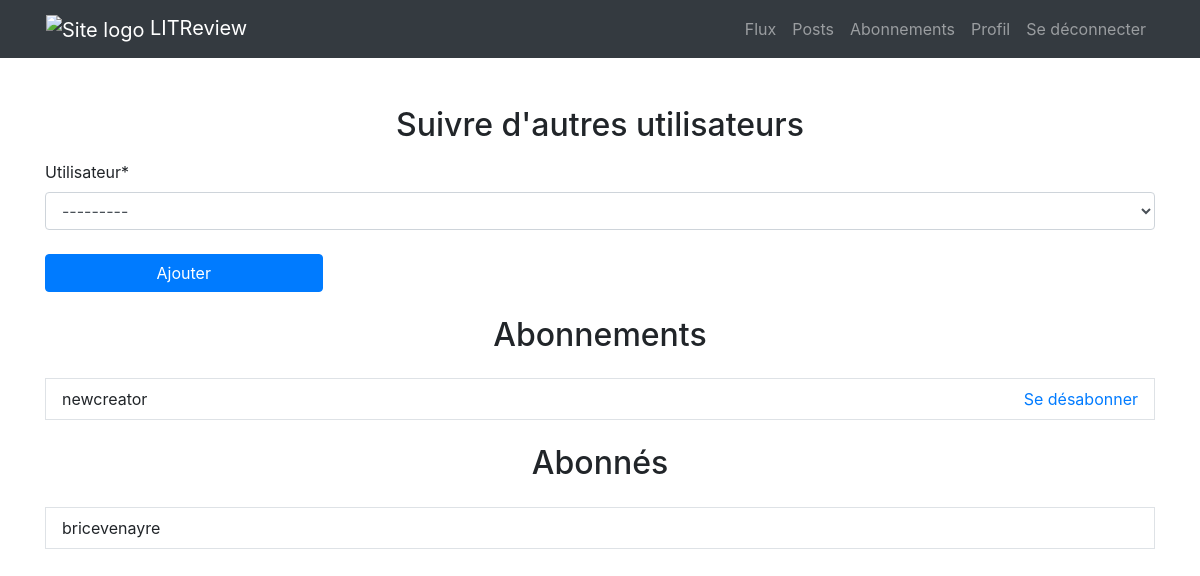
The page /subscriptions/ (signed in) on the database as committed earlier.
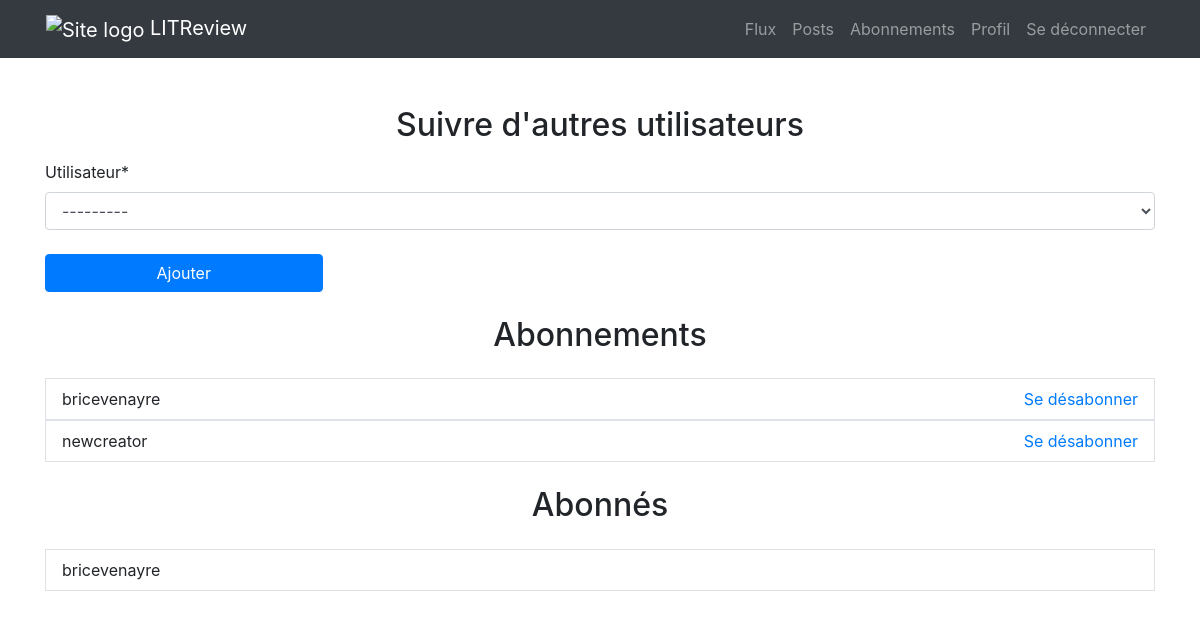
The same page on the database as committed later.
### apps/subscriptions/models.py (models this page shows)
class UserFollows(models.Model):
    user = models.ForeignKey(
        to=settings.AUTH_USER_MODEL, on_delete=models.CASCADE, related_name="following"
    )
    followed_user = models.ForeignKey(
        to=settings.AUTH_USER_MODEL,
        on_delete=models.CASCADE,
        related_name="followed_by",
        verbose_name="Utilisateur",
    )
    class Meta:
        unique_together = (
            "user",
            "followed_user",
        )
        verbose_name = "Abonné"

### apps/accounts/models.py (models this page shows)
class CustomUser(AbstractUser):
    pass

### apps/subscriptions/views.py (the view, shortened to what this page needs)
# urls.py: path("", SubscriptionCreate.as_view(), name="followers"),
@method_decorator(login_required, name='dispatch')
class SubscriptionCreate(CreateView):
    template_name = "subscriptions/followers.html"
    success_url = reverse_lazy("subscriptions:followers")
    form_class = SubscriptionForm
    def get_form_kwargs(self):
        kwargs = super(SubscriptionCreate, self).get_form_kwargs()
        kwargs['user'] = self.request.user
        return kwargs
    def get_context_data(self, **kwargs):
        context = super(SubscriptionCreate, self).get_context_data(**kwargs)
        subscriptions = UserFollows.objects.filter(user=self.request.user)
        followed_subscriptions = UserFollows.objects.filter(followed_user=self.request.user)
        context['subscriptions'] = subscriptions
        context['followed_subscriptions'] = followed_subscriptions
        return context

### apps/subscriptions/forms.py
class SubscriptionForm(forms.ModelForm):
    class Meta:
        model = UserFollows
        fields = ['followed_user']
    def __init__(self, *args, **kwargs):
        user = kwargs.pop('user')
        super(SubscriptionForm, self).__init__(*args, **kwargs)
        self.fields['followed_user'].queryset = (
            CustomUser.objects.exclude(
                Q(username=user) |
                Q(id__in=(user_id for user_id in
                          list(
                              UserFollows.objects.filter(user__username=user).values_list("followed_user", flat=True)
                          )))))

### apps/subscriptions/templates/subscriptions/followers.html (shortened to what this page needs)
{% extends 'base.html' %}
{% load crispy_forms_tags %}
{% block content %}
<div class="container h-100">
    <h2 class="text-center mb-3 mt-5">Suivre d'autres utilisateurs</h2>
    <div class="row align-items-center justify-content-center">
        <div class="col">
            <form method="POST">
                {{ form|crispy }}
                <button type="submit" class="btn btn-primary w-25 mt-2">Ajouter</button>
            </form>
        </div>
    </div>
    {% include "subscriptions/partials/following_snippet.html" with subscriptions=subscriptions %}
    {% include "subscriptions/partials/followed_by_snippet.html" with followed_subscriptions=followed_subscriptions %}
</div>
{% endblock %}

### apps/subscriptions/templates/subscriptions/partials/following_snippet.html
<h2 class="text-center my-4">Abonnements</h2>
{% for subscription in subscriptions %}
<div class="row py-2 px-3 border no-gutters justify-content-between">
    <div class="col-6">
        <p class="my-0">{{ subscription.followed_user.username }}</p>
    </div>
    <div class="col-6 text-right">
        <a href="{% url 'subscriptions:followers-delete' subscription.id %}">Se désabonner</a>
    </div>
</div>
{% endfor %}

### apps/subscriptions/templates/subscriptions/partials/followed_by_snippet.html
<h2 class="text-center my-4">Abonnés</h2>
{% for subscription in followed_subscriptions %}
<div class="row py-2 px-3 border no-gutters">
    <div class="col">
        <p class="my-0">{{ subscription.user.username }}</p>
    </div>
</div>
{% endfor %}

Rows that differ between the two databases and show on the page:
added UserFollows: followed_user.username "bricevenayre", shown under "Abonnements"
